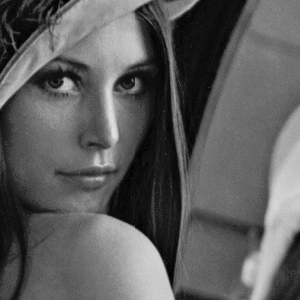
#> input picture Entrega Exercicios - Fundamentos/images/lena.jpg, 300 x 300 px
$ python pontoAPonto.py
#> lines starting #> are read from the running program, lines starting #| are printed output that depends on the picture; after the words box and inside, x2 and y2 are one past the last pixel; in counts of white or black regions, pixels touching at a corner belong together
# Bibliotecas
import numpy as np
from PIL import Image
from numpy import asarray, negative
import matplotlib.pyplot as plt

def negative():
    # Abrir as images
    imageLena = Image.open('images/lena.jpg')
#> imageLena is the input picture: PIL image 300x300 L; min 0, max 229, mean 93.2
    imageCameraman = Image.open('images/cameraman.tif')
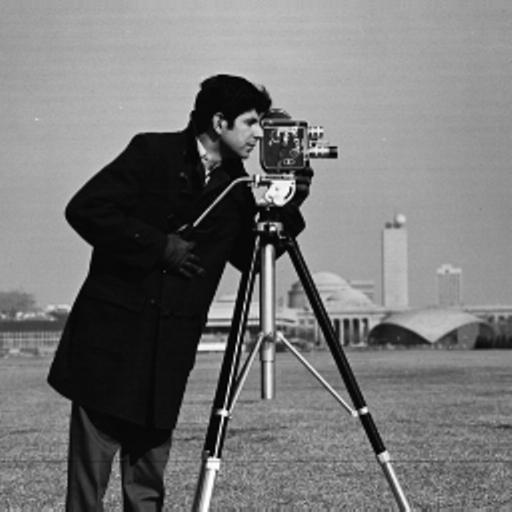
#> input picture Entrega Exercicios - Fundamentos/images/cameraman.tif, 512 x 512 px
#> imageCameraman is the input picture: PIL image 512x512 L; min 0, max 255, mean 118.3
    imageHouse = Image.open('images/house.tif')
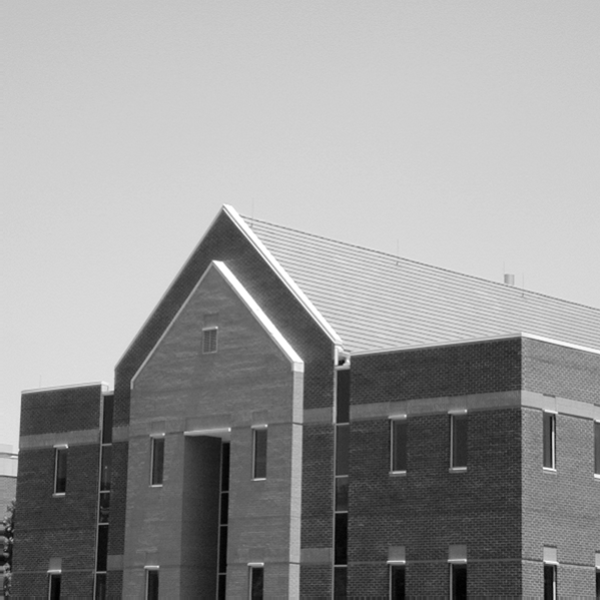
#> input picture Entrega Exercicios - Fundamentos/images/house.tif, 600 x 600 px
#> imageHouse is the input picture: PIL image 600x600 L; min 0, max 255, mean 152.8

    # Converter as imagens para numpy array
    # e tranforma-las em negativa
    # Lena
    npImageLena = np.array(imageLena)
    negativeImageLena = 255 - npImageLena

    # Cameraman
    npImageCameraman = np.array(imageCameraman)
    negativeImageCameraman = 255 - npImageCameraman

    # House
    npImageHouse = np.array(imageHouse)
    negativeImageHouse = 255 - npImageHouse
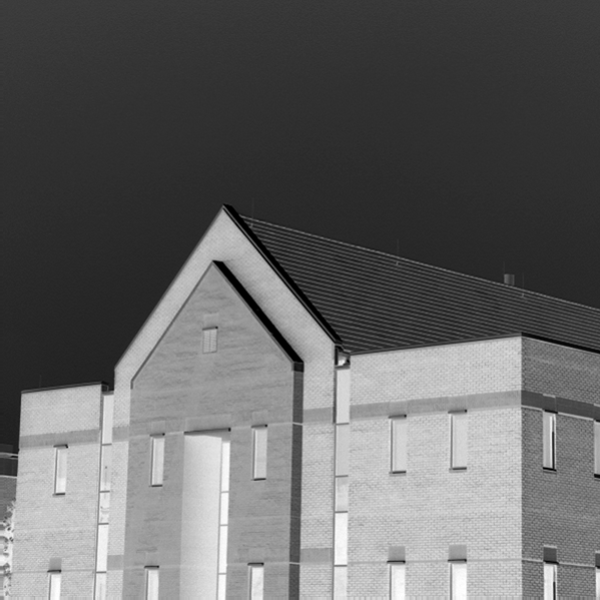
#> negativeImageHouse: shape (600, 600); min 0, max 255, mean 102.2

    # Plotar imagens
    fig = plt.figure()
    ax1 = plt.subplot(3,2,1)
    ax2 = plt.subplot(3,2,2)
    ax3 = plt.subplot(3,2,3)
    ax4 = plt.subplot(3,2,4)
    ax5 = plt.subplot(3,2,5)
    ax6 = plt.subplot(3,2,6)
    ax1.title.set_text('Original image')
    ax2.title.set_text('Negative image')
    ax3.title.set_text('Original image')
    ax4.title.set_text('Negative image')
    ax5.title.set_text('Original image')
    ax6.title.set_text('Negative image')

    im1 = ax1.imshow(npImageLena, cmap='gray')
    im2 = ax2.imshow(negativeImageLena, cmap='gray')
    im3 = ax3.imshow(npImageCameraman, cmap='gray')
    im4 = ax4.imshow(negativeImageCameraman, cmap='gray')
    im5 = ax5.imshow(npImageHouse, cmap='gray')
    im6 = ax6.imshow(negativeImageHouse, cmap='gray')
    plt.show()

def lowerRes():
    # Abrir as images
    imageLena = Image.open('images/lena.jpg')
    imageCameraman = Image.open('images/cameraman.tif')
    imageHouse = Image.open('images/house.tif')

    # Converter as imagens para numpy array
    # e tranforma-las em negativa
    # Lena
    npImageLena = np.array(imageLena)
    npImageLenaLowPixel =  (npImageLena / 2).astype(int)
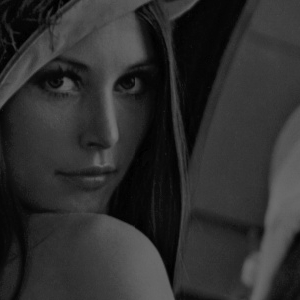
#> npImageLenaLowPixel: shape (300, 300) int64; min 0, max 114, mean 46.4

    # Cameraman
    npImageCameraman = np.array(imageCameraman)
    npImageCameramanLowPixel =  (npImageCameraman / 2).astype(int)
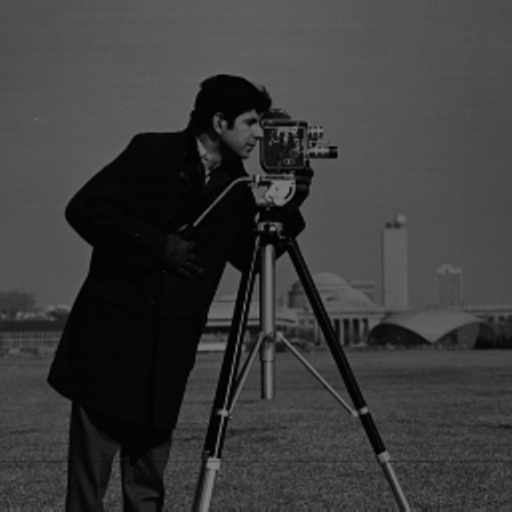
#> npImageCameramanLowPixel: shape (512, 512) int64; min 0, max 127, mean 58.9

    # House
    npImageHouse = np.array(imageHouse)
    npImageHouseLowPixel =  (npImageHouse / 2).astype(int)
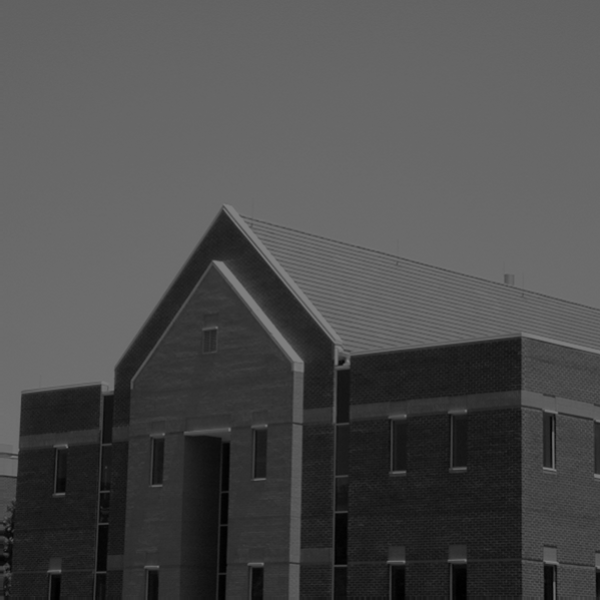
#> npImageHouseLowPixel: shape (600, 600) int64; min 0, max 127, mean 76.1

    # Plotar imagens
    fig2 = plt.figure()
    ax1 = plt.subplot(3,2,1)
    ax2 = plt.subplot(3,2,2)
    ax3 = plt.subplot(3,2,3)
    ax4 = plt.subplot(3,2,4)
    ax5 = plt.subplot(3,2,5)
    ax6 = plt.subplot(3,2,6)
    ax1.title.set_text('Original image')
    ax2.title.set_text('LowerRes image')
    ax3.title.set_text('Original image')
    ax4.title.set_text('LowerRes image')
    ax5.title.set_text('Original image')
    ax6.title.set_text('LowerRes image')

    im1 = ax1.imshow(npImageLena, cmap='gray')
    im2 = ax2.imshow(npImageLenaLowPixel, cmap='gray')
    im3 = ax3.imshow(npImageCameraman, cmap='gray')
    im4 = ax4.imshow(npImageCameramanLowPixel, cmap='gray')
    im5 = ax5.imshow(npImageHouse, cmap='gray')
    im6 = ax6.imshow(npImageHouseLowPixel, cmap='gray')
    plt.show()

def whiteSquare():
    # Abrir as images
    imageLena = Image.open('images/lena.jpg')
    imageCameraman = Image.open('images/cameraman.tif')
    imageHouse = Image.open('images/house.tif')

    # Converter as imagens para numpy array
    # e tranforma-las em negativa
    # Lena
    npImageLena = np.array(imageLena)
    npImageLena[0:10,0:10] = 255
#> npImageLena: shape (300, 300); 0.11% of pixels changed, all inside (x1, y1, x2, y2) = (0, 0, 10, 10)
    npImageLena[0:10,290:301] = 255
#> npImageLena: shape (300, 300); min 0, max 255, mean 93.6
    npImageLena[290:301,0:10] = 255
#> npImageLena: shape (300, 300); min 0, max 255, mean 93.9
    npImageLena[290:301,290:301] = 255
#> npImageLena: shape (300, 300); min 0, max 255, mean 94.1

    # Cameraman
    npImageCameraman = np.array(imageCameraman)
    npImageCameraman[0:10,0:10] = 255
    npImageCameraman[0:10,503:513] = 255
#> npImageCameraman: shape (512, 512); min 0, max 255, mean 118.4
    npImageCameraman[503:513,0:10] = 255
#> npImageCameraman: shape (512, 512); min 0, max 255, mean 118.4
    npImageCameraman[503:513,503:513] = 255
#> npImageCameraman: shape (512, 512); min 0, max 255, mean 118.5

    # House
    npImageHouse = np.array(imageHouse)
    npImageHouse[0:10,0:10] = 255
    npImageHouse[0:10,590:601] = 255
#> npImageHouse: shape (600, 600); min 0, max 255, mean 152.8
    npImageHouse[590:601,0:10] = 255
#> npImageHouse: shape (600, 600); min 0, max 255, mean 152.9
    npImageHouse[590:601,590:601] = 255
#> npImageHouse: shape (600, 600); min 0, max 255, mean 152.9

    # Plotar imagens
    fig3 = plt.figure()
    ax1 = plt.subplot(1,3,1)
    ax3 = plt.subplot(1,3,2)
    ax5 = plt.subplot(1,3,3)

    ax1.title.set_text('whiteSquare image')
    ax3.title.set_text('whiteSquare image')
    ax5.title.set_text('whiteSquare image')

    im1 = ax1.imshow(npImageLena, cmap='gray')
    im3 = ax3.imshow(npImageCameraman, cmap='gray')
    im5 = ax5.imshow(npImageHouse, cmap='gray')
    plt.show()

def blackSquare():
    # Abrir as images
    imageLena = Image.open('images/lena.jpg')
    imageCameraman = Image.open('images/cameraman.tif')
    imageHouse = Image.open('images/house.tif')

    # Converter as imagens para numpy array
    # e tranforma-las em negativa
    # Lena
    npImageLena = np.array(imageLena)
    npImageLena[144:159,144:159] = 0
#> npImageLena: shape (300, 300); 0.25% of pixels changed, all inside (x1, y1, x2, y2) = (144, 144, 159, 159)

    # Cameraman
    npImageCameraman = np.array(imageCameraman)
    npImageCameraman[249:264,249:264] = 0
#> npImageCameraman: shape (512, 512); 0.09% of pixels changed, all inside (x1, y1, x2, y2) = (249, 249, 264, 264)

    # House
    npImageHouse = np.array(imageHouse)
    npImageHouse[293:308,293:308] = 0
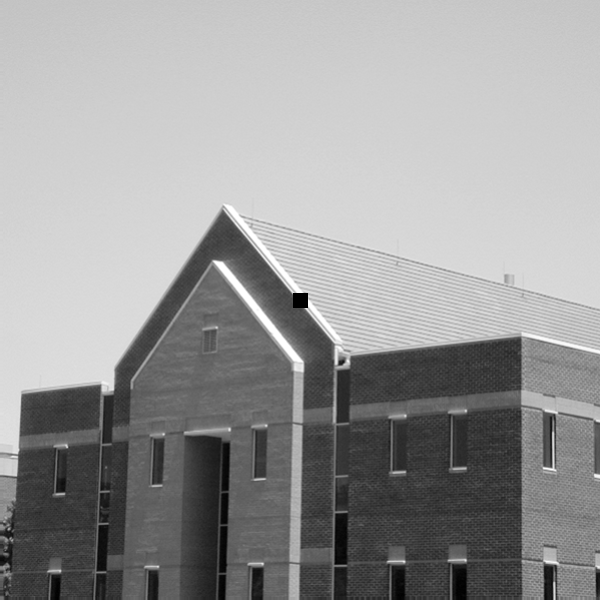
#> npImageHouse: shape (600, 600); 0.06% of pixels changed, all inside (x1, y1, x2, y2) = (293, 293, 308, 308)

    # Plotar imagens
    fig4 = plt.figure()
    ax1 = plt.subplot(1,3,1)
    ax3 = plt.subplot(1,3,2)
    ax5 = plt.subplot(1,3,3)

    ax1.title.set_text('blackSquare image')
    ax3.title.set_text('blackSquare image')
    ax5.title.set_text('blackSquare image')

    im1 = ax1.imshow(npImageLena, cmap='gray')
    im3 = ax3.imshow(npImageCameraman, cmap='gray')
    im5 = ax5.imshow(npImageHouse, cmap='gray')
    plt.show()

if __name__ == "__main__":
    negative()
    lowerRes()
    whiteSquare()
    blackSquare()
